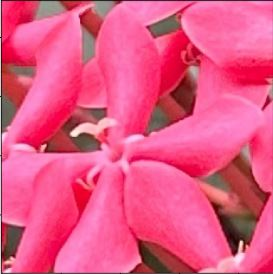
%> input picture LabAct3/flower.jpg, 273 x 274 px
$ octave LabAct3_Octave.m   (GNU Octave 9; MATLAB toolbox functions it lacks are replaced by stand-ins)
%> lines starting %> are read from the running program, lines starting %| are printed output that depends on the picture
pkg load image

% Read an image
img = imread('C:\Users\user\Downloads\LabAct3\flower.jpg');
%> img is the input picture: size 274x273x3 uint8; mean R, G, B 228.6, 86.6, 133.4

% Display the original image
figure;
imshow(img);
title('Original Image');

% Convert to grayscale if the image is RGB
if size(img, 3) == 3
    img_gray = rgb2gray(img);
else
    img_gray = img;
end

% Display the grayscale image
figure;
imshow(img_gray);
title('Grayscale Image');

% Contrast enhancement using imadjust
img_contrast_enhanced = imadjust(img_gray);
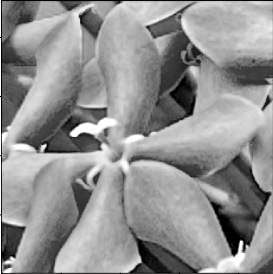
%> img_contrast_enhanced: size 274x273 uint8; min 0, max 255, mean 145.9

% Display the contrast-enhanced image
figure;
imshow(img_contrast_enhanced);
title('Contrast Enhanced Image (imadjust)');

% Histogram equalization
img_histeq = histeq(img_gray);
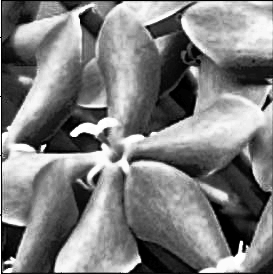
%> img_histeq: size 274x273 uint8; min 0, max 255, mean 126.8

% Display the histogram equalized image
figure;
imshow(img_histeq);
title('Equalized Image');

% Filtering using average filter
h_avg = fspecial('average', [5, 5]);
img_avg_filtered = imfilter(img_gray, h_avg);

% Display the average filtered image
figure;
imshow(img_avg_filtered);
title('Filtered Image (Average)');

% Filtering using median filter
img_median_filtered = medfilt2(img_gray, [5, 5]);

% Display the median filtered image
figure;
imshow(img_median_filtered);
title('Filtered Image (Median)');

% Display histograms for comparison

% Grayscale histogram
figure;
imhist(img_gray);
title('Histogram of Grayscale Image');
%> figure, not shown here; highest point at x = 152, y = 1391

% Enhanced histogram (imadjust)
figure;
imhist(img_contrast_enhanced);
title('Histogram of Enhanced Image (imadjust)');
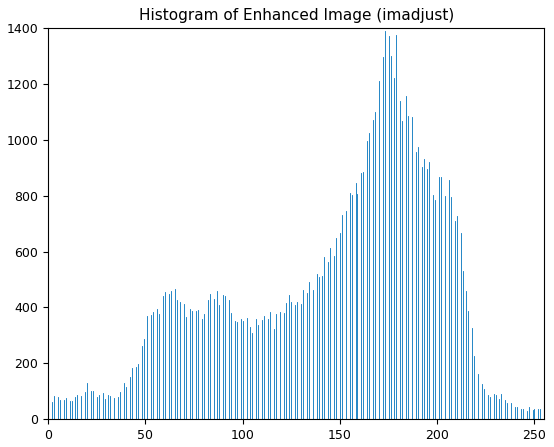
%> figure redrawn from the program's plot data; highest point at x = 173, y = 1391

% Equalized histogram
figure;
imhist(img_histeq);
title('Histogram of Equalized Image');
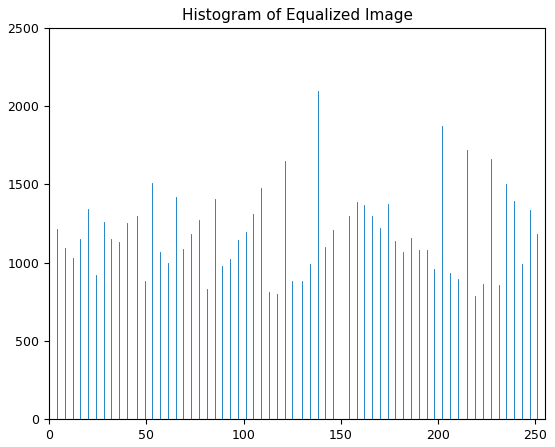
%> figure redrawn from the program's plot data; highest point at x = 138, y = 2095

% Histogram (Average Filtered)
figure;
imhist(img_avg_filtered);
title('Histogram of Average Filtered Image');
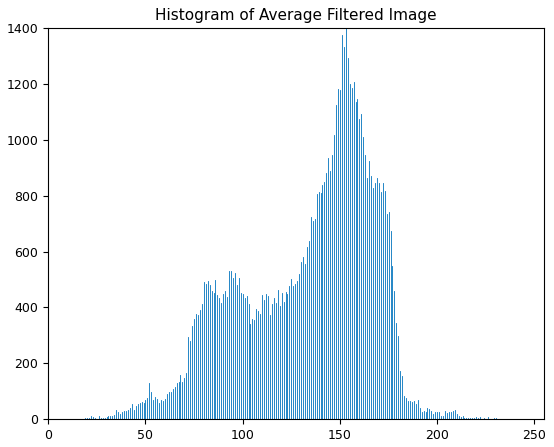
%> figure redrawn from the program's plot data; highest point at x = 153, y = 1399

% Histogram (Median Filtered)
figure;
imhist(img_median_filtered);
title('Histogram of Median Filtered Image');
%> figure, not shown here; highest point at x = 153, y = 1517

% --------MODIFICATIONS-----------

% Convert to grayscale if the image is RGB
if size(img, 3) == 3
    img_gray = rgb2gray(img);
else
    img_gray = img;
end

% Filtering using average filter but different values
h_avg = fspecial('average', [10, 10]); % Original is [5, 5]
img_avg_filtered_2 = imfilter(img_gray, h_avg);

% Show the experimented image
figure;
imshow(img_avg_filtered_2);
title('Filtered Image (Using Average but Different values)');

% Filtering using median filter
img_median_filtered_2 = medfilt2(img_gray, [1, 10]); % Original is [5, 5]
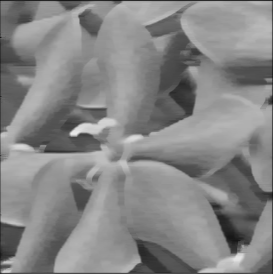
%> img_median_filtered_2: size 274x273 uint8; min 19, max 234, mean 133.9

% Display the median filtered image
figure;
imshow(img_median_filtered_2);
title('Experimented Filtered Image (Median)');

% Show the Histogram
figure;
imhist(img_median_filtered_2);
title('Histogram of Experimented Median Filtered Image');
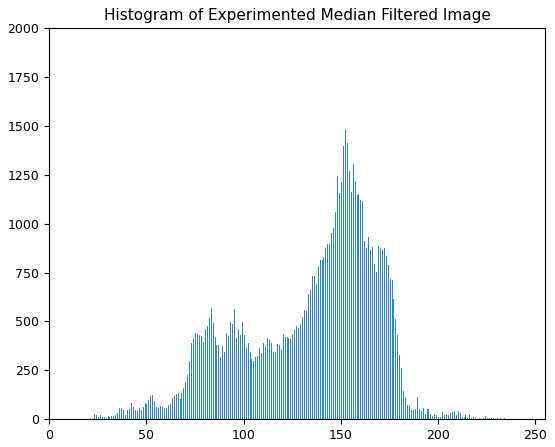
%> figure redrawn from the program's plot data; highest point at x = 152, y = 1486

% Save images

imwrite(img_gray, 'C:\Users\user\Downloads\LabAct3\octave\img_gray.jpg');
imwrite(img_contrast_enhanced, 'C:\Users\user\Downloads\LabAct3\octave\img_contrast_enhanced.jpg');
imwrite(img_histeq, 'C:\Users\user\Downloads\LabAct3\octave\img_histeq.jpg');
imwrite(img_avg_filtered, 'C:\Users\user\Downloads\LabAct3\octave\img_avg_filtered.jpg');
imwrite(img_median_filtered, 'C:\Users\user\Downloads\LabAct3\octave\img_median_filtered.jpg');

imwrite(img_avg_filtered_2, 'C:\Users\user\Downloads\LabAct3\octave\img_avg_filtered_2.jpg');
imwrite(img_median_filtered_2, 'C:\Users\user\Downloads\LabAct3\octave\img_median_filtered_2.jpg');
